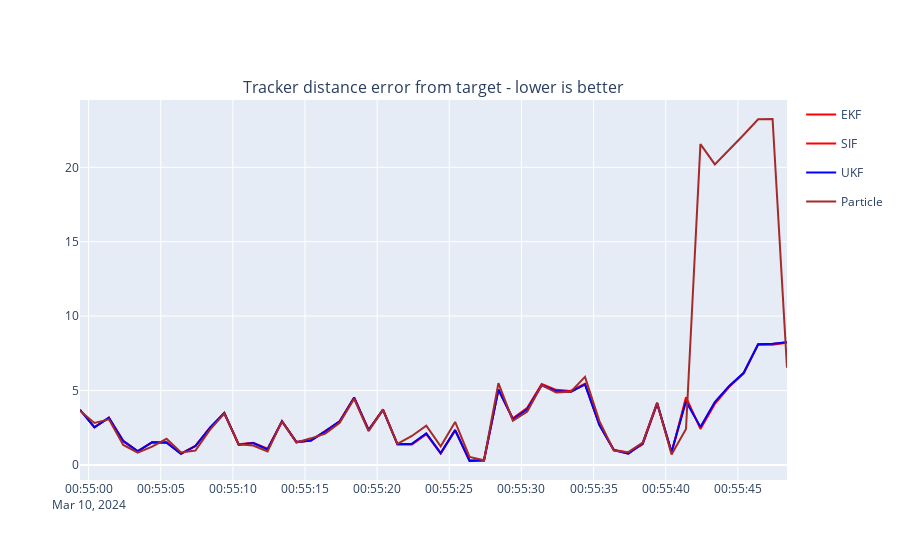

Notebook code for this chart:
### Markdown cell above
Now we can plot the OSPA distance for each tracker:

### Code cell
from plotly.subplots import make_subplots

ospa_metric_EKF = metrics_EKF['OSPA distances']
ospa_metric_UKF = metrics_UKF['OSPA distances']
ospa_metric_SIF = metrics_SIF['OSPA distances']
ospa_metric_PF = metrics_PF['OSPA distances']

fig = make_subplots(
    rows=1, cols=1,
    shared_xaxes=False,
    vertical_spacing=0.040,
    subplot_titles=['Tracker distance error from target - lower is better'])
fig.add_scatter(
    x=[i.timestamp for i in ospa_metric_EKF.value],
    y=[i.value for i in ospa_metric_EKF.value],
    name='EKF',
    legendgroup="orange",
    yaxis='y',
    row=1,
    col=1,
    showlegend=True,
    line_color='red',
)
fig.add_scatter(
    x=[i.timestamp for i in ospa_metric_SIF.value],
    y=[i.value for i in ospa_metric_SIF.value],
    name='SIF',
    legendgroup="red",
    yaxis='y',
    row=1,
    col=1,
    showlegend=True,
    line_color='red',
)
fig.add_scatter(
    x=[i.timestamp for i in ospa_metric_UKF.value],
    y=[i.value for i in ospa_metric_UKF.value],
    name='UKF',
    legendgroup="blue",
    yaxis='y',
    row=1,
    col=1,
    showlegend=True,
    line_color='blue',
)
fig.add_scatter(
    x=[i.timestamp for i in ospa_metric_PF.value],
    y=[i.value for i in ospa_metric_PF.value],
    name='Particle',
    legendgroup="brown",
    yaxis='y',
    row=1,
    col=1,
    showlegend=True,
    line_color='brown',
)
